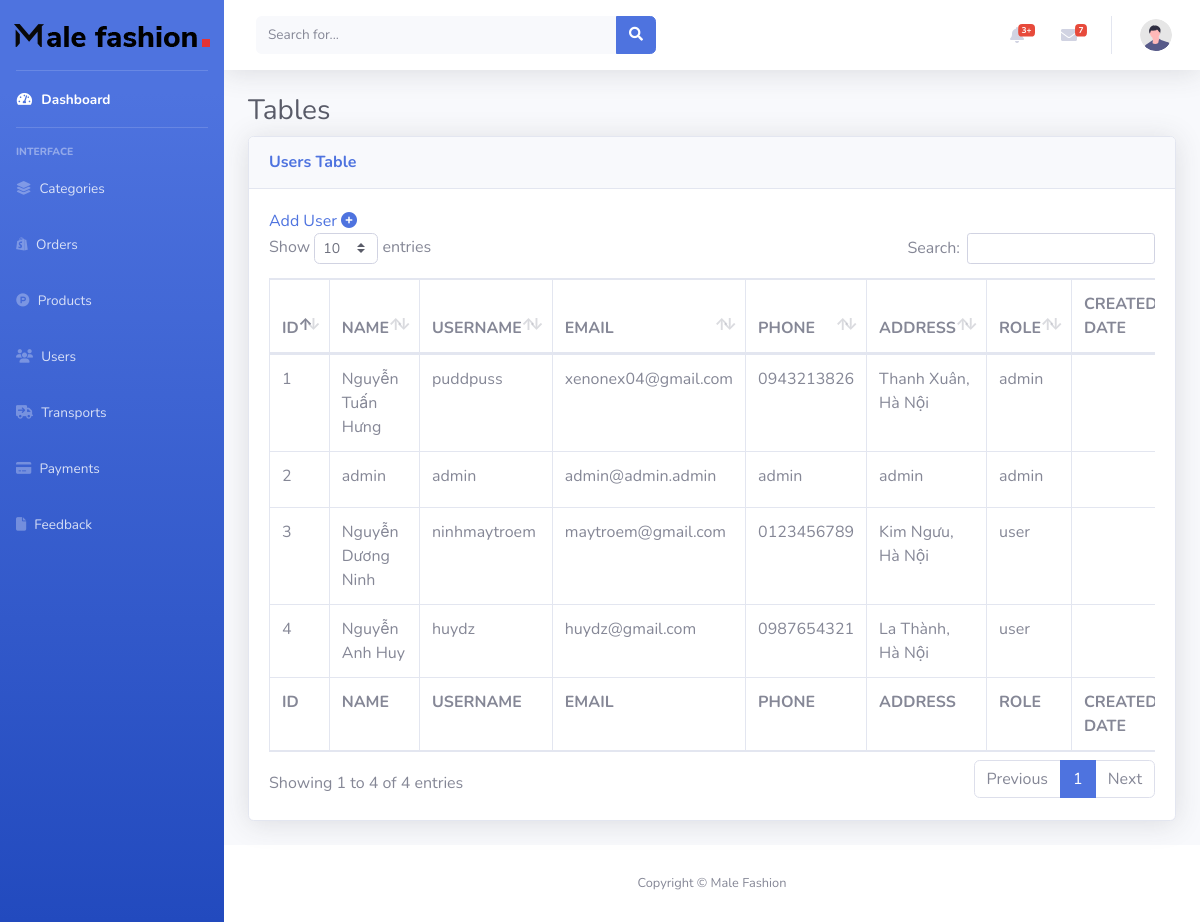
The app's page /admin-mau/Users.php, older data.
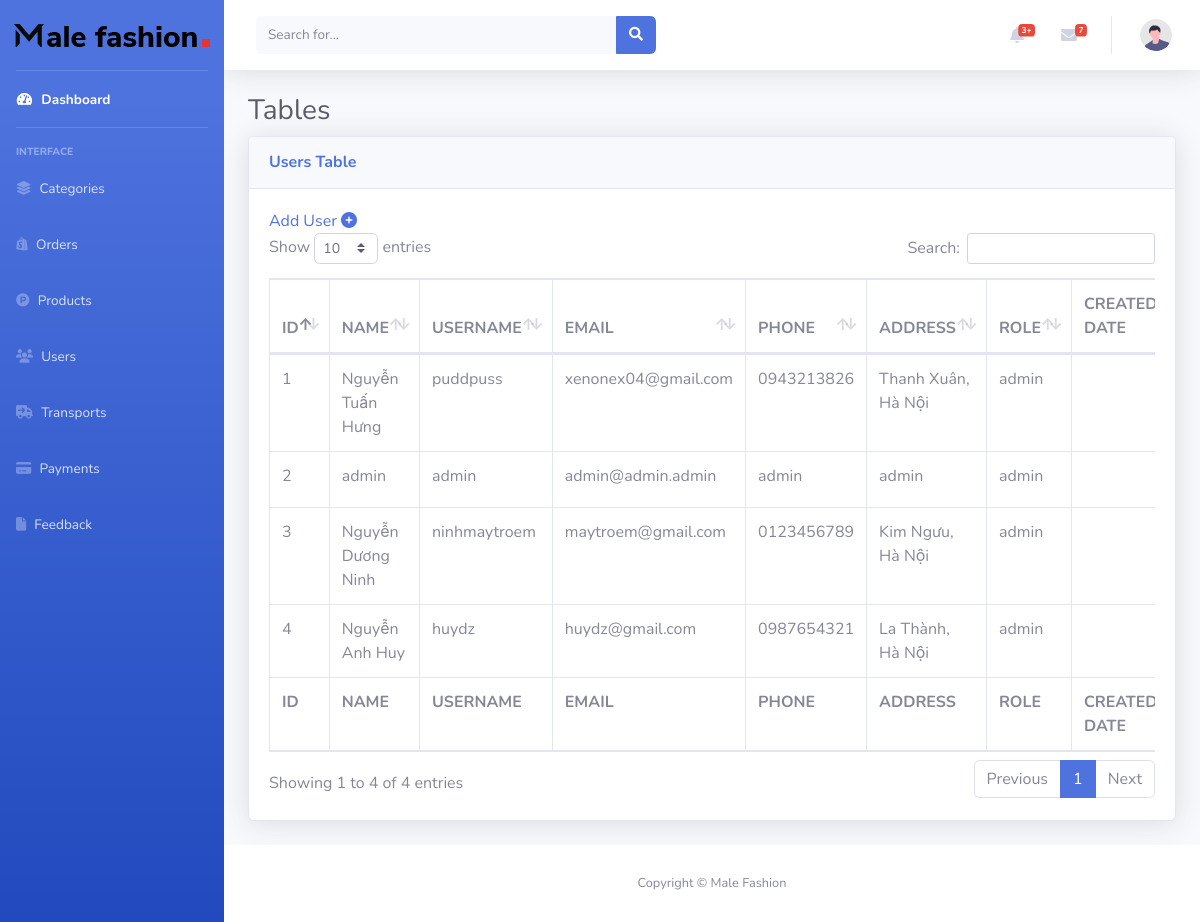
The same page, newer data.
### tables this page shows
CREATE TABLE `user` (
  `ID` int(11) NOT NULL,
  `NAME` varchar(250) DEFAULT NULL,
  `USERNAME` varchar(50) DEFAULT NULL,
  `PASSWORD` varchar(50) DEFAULT NULL,
  `ROLE` varchar(50) DEFAULT NULL,
  `ADDRESS` varchar(500) DEFAULT NULL,
  `EMAIL` varchar(150) DEFAULT NULL,
  `PHONE` varchar(50) DEFAULT NULL,
  `CREATED_DATE` timestamp NULL DEFAULT NULL,
  `ISACTIVE` tinyint(4) DEFAULT NULL
);

### admin-mau/Users.php (the view, shortened to what the changed rows need)
<?php
include('../db.php');
$sql = "SELECT ID, NAME, USERNAME, EMAIL, PHONE, ADDRESS, ROLE, CREATED_DATE, ISACTIVE FROM user";
$result = $conn->query($sql);
?>
<!DOCTYPE html>
<html lang="en">
<head>
    <link rel="stylesheet" href="https://cdnjs.cloudflare.com/ajax/libs/font-awesome/6.6.0/css/all.min.css"
 />
    <link href="vendor/fontawesome-free/css/all.min.css" rel="stylesheet" type="text/css">
    <link href="css/sb-admin-2.min.css" rel="stylesheet">
    <link href="vendor/datatables/dataTables.bootstrap4.min.css" rel="stylesheet">
</head>
<body id="page-top">
    <div id="wrapper">
        <div id="content-wrapper" class="d-flex flex-column">
            <div id="content">
                <div class="container-fluid">
                    <h1 class="h3 mb-2 text-gray-800">Tables</h1>
                    <div class="card shadow mb-4">
                        <div class="card-body">
                            <div class="table-responsive">
                                <table class="table table-bordered" id="dataTable" width="100%" cellspacing="0">
                                    <thead>
                                        <tr>
                                            <th>ID</th>
                                            <th>NAME</th>
                                            <th>USERNAME</th>
                                            <th>EMAIL</th>
                                            <th>PHONE</th>
                                            <th>ADDRESS</th>
                                            <th>ROLE</th>
                                            <th>CREATED DATE</th>
                                        </tr>
                                    </thead>
                                    <tfoot>
                                        <tr>
                                            <th>ID</th>
                                            <th>NAME</th>
                                            <th>USERNAME</th>
                                            <th>EMAIL</th>
                                            <th>PHONE</th>
                                            <th>ADDRESS</th>
                                            <th>ROLE</th>
                                            <th>CREATED DATE</th>
                                        </tr>
                                    </tfoot>
                                    <tbody>
                                        <?php
                                        if ($result->num_rows > 0) {
                                            while ($row = $result->fetch_assoc()) {
                                                echo "<tr>";
                                                echo "<td>{$row['ID']}</td>";
                                                echo "<td>{$row['NAME']}</td>";
                                                echo "<td>{$row['USERNAME']}</td>";
                                                echo "<td>{$row['EMAIL']}</td>";
                                                echo "<td>{$row['PHONE']}</td>";
                                                echo "<td>{$row['ADDRESS']}</td>";
                                                echo "<td>{$row['ROLE']}</td>";
                                                echo "<td>{$row['CREATED_DATE']}</td>";
                                                echo "</tr>";
                                            }
                                        } else {
                                            echo "<tr><td colspan='11'>No users found</td></tr>";
                                        }
                                        ?>
                                    </tbody>
                                </table>
                            </div>
                        </div>
                    </div>
                </div>
            </div>
        </div>
    </div>
</body>
</html>

Row changes from the older to the newer data that the page shows:
changed user "Nguyễn Dương Ninh": ROLE "user" → "admin"
changed user "Nguyễn Anh Huy": ROLE "user" → "admin"
